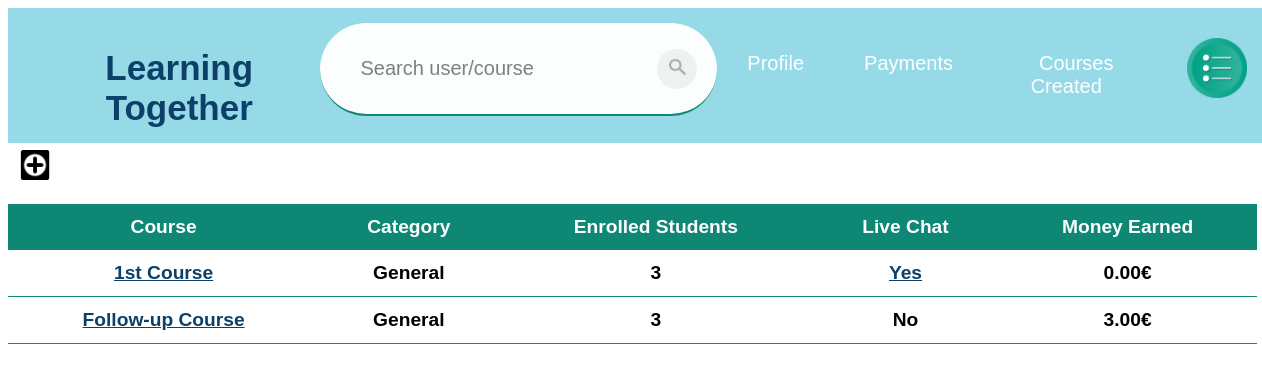
Screenshot of /courseCreated/1 (signed in) with the database file from the repository.
### app/models.py (models this page shows, shortened)
class CoursesMade(models.Model):
    publicId = models.ForeignKey(Public, on_delete=models.CASCADE)
    courseId = models.ForeignKey(Course, on_delete=models.CASCADE)

class Course(models.Model):
    categoryId = models.ForeignKey(Category, on_delete=models.PROTECT)
    name = models.CharField(max_length=100)
    averageMasterTime = models.SmallIntegerField()
    price = models.DecimalField(max_digits=6, decimal_places=2)
    description = models.CharField(max_length=200, blank=True)
    link = models.CharField(max_length=200, default="")

class Category(models.Model):
    category = models.CharField(max_length=50)

### app/views.py (the view)
# urls.py: path('courseCreated/<id>',views.courseCreated,name="courseCreated"),
def courseCreated(request, id):
    profile = models.Profile.objects.filter(userId__exact=id)
    public = models.Public.objects.filter(profileId__exact=profile[0].id)
    coursesMade = models.CoursesMade.objects.filter(
        publicId__exact=public[0].id)
    thisUser = False
    if request.user.is_authenticated:
        if profile[0].userId.id == request.user.id:
            thisUser = True
    students = []
    liveChats = []
    moneyEarned = []
    for courseMade in coursesMade:
        numStudents = models.CoursesEnrolled.objects.filter(
            courseId__exact=courseMade.courseId).count()
        students.append(numStudents)
        liveChat = models.LiveChat.objects.filter(
            courseId__exact=courseMade.courseId)
        liveChats.append(liveChat)
        moneyEarned.append(numStudents * courseMade.courseId.price)
    data = zip(coursesMade, students, liveChats, moneyEarned)
    return render(request, "app/courseCreated.html", {'coursesMade': coursesMade, 'data': data, 'thisUser': thisUser, 'userId': id, 'showOptions': True})

### templates/app/courseCreated.html (shortened to what this page needs)
{% extends 'app/base.html' %}
{% block content %}
{% load static %}
{% include 'app/navBar.html' with thisUser=thisUser userId=userId showOptions=showOptions %}
{% if thisUser %}
    <a href="../createNewCourse" class="button"><img class="plusImg" src="{% static 'images/' %}plus.png"></a>
    <br><br>
{% endif %}
{% if coursesMade  %}
    <table class="table">
        <thead>
            <th>Course</th>
            <th>Category</th>
            <th>Enrolled Students</th>
            <th>Live Chat</th>
            {% if thisUser %}
                <th>Money Earned</th>
            {% endif %}
        </thead>
        {% for courseMade, numStudents, liveChat, moneyEarned in data %}
            <tbody>
                <th><a class="pretty" href="../course/{{ courseMade.courseId.id }}">{{courseMade.courseId.name}}</a></th>
                <th><b>{{ courseMade.courseId.categoryId.category }}</b></th>
                <th>{{ numStudents }}</th>
                {% if not liveChat %}
                <th>No</th>
                {% else %}
                <th><a class="pretty" href="../chat">Yes</a></th>
                {% endif %}
                {% if thisUser %}
                <th>{{ moneyEarned }}€</th>
                {% endif %}
            </tbody>
        {% endfor %}
    </table>
{% endif %}
{% endblock %}

### static/test.css (style rules this page uses)
body { background-color: rgb(255, 255, 255); font-family: sans-serif; }

### templates/app/courseCreated.html (style rules this page uses)
.plusImg { width: 30px; }
.button { position: fixed; top: 150px; left: 20px; border:0; background-color: transparent; cursor: pointer; }
.pretty { font-weight: bolder; color: rgb(13, 64, 105); }
.table { border-collapse: collapse; margin: 25px 0; font-size: 1.2em; min-width: 99vw; }
.table th, .table td { padding: 12px; }

### templates/app/searchBar.html (style rules this page uses)
img { width: 13px; }
::placeholder { color:rgba(0, 0, 0, 0.514); }

### rows the page displays
CoursesMade: courseId.name "1st Course", courseId.categoryId.category "General", id "3", shows "Yes", moneyEarned "0.00"
CoursesMade: courseId.name "Follow-up Course", courseId.categoryId.category "General", numStudents "3", shows "No", moneyEarned "3.00"
